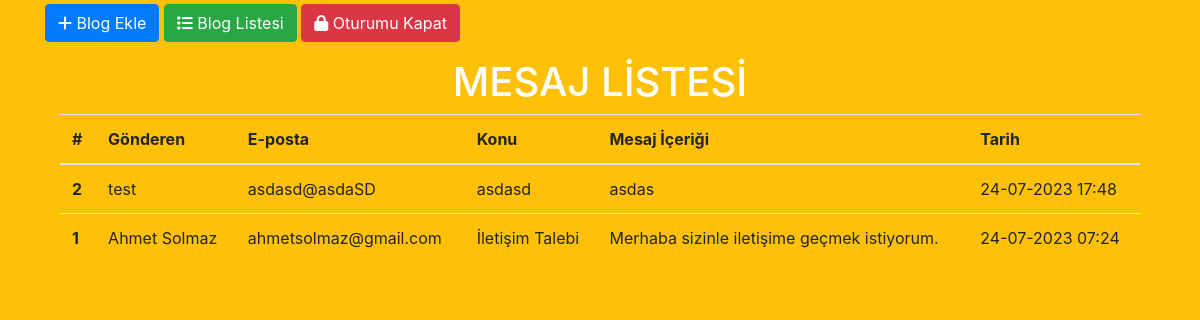
Screenshot of /admin/mesajlar.php (signed in) with the database file from the repository.
### tables this page shows
CREATE TABLE "mesajlar" (
	"id"	INTEGER,
	"isim"	TEXT,
	"mail"	TEXT,
	"konu"	TEXT,
	"mesaj"	TEXT,
	"tarih"	TEXT,
	PRIMARY KEY("id")
);

### admin/mesajlar.php (the view, shortened to what this page needs)
<?php
$pdo = new PDO('sqlite:../veritabani.db');
?>
<!DOCTYPE html>
<html>
<head>
	<link rel="stylesheet" type="text/css" href="https://cdn.jsdelivr.net/npm/bootstrap@4.6.2/dist/css/bootstrap.min.css">
	<link rel="stylesheet" href="https://cdnjs.cloudflare.com/ajax/libs/font-awesome/6.4.0/css/all.min.css" />
</head>
<body class="bg-warning">
	<div class="container">
		<div class="row ">
			<div class="col-lg-12 mx-auto">
				<a href="blog-ekle.php" class="btn btn-primary mt-1 mb-2"><i class="fa fa-plus"></i> Blog Ekle</a>
				<a href="index.php" class="btn btn-success mt-1 mb-2"><i class="fa fa-list"></i> Blog Listesi</a>
				<?php
				if (isset($_SESSION['oturum'])) { ?>
					<a href="cikis.php" class="btn btn-danger mt-1 mb-2"><i class="fa fa-lock"></i> Oturumu Kapat</a>
				<?php } ?>
				<div class = "container">
					<h1 class="text-white text-center mt-2">MESAJ LİSTESİ</h1>
					<table class="table">
						<thead>
							<tr>
								<th scope="col">#</th>
								<th scope="col">Gönderen</th>
								<th scope="col">E-posta</th>
								<th scope="col">Konu</th>
								<th scope="col">Mesaj İçeriği</th>
								<th scope="col">Tarih</th>
							</tr>
						</thead>
						<tbody>
							<?php
							$select = "SELECT * FROM mesajlar ORDER BY id DESC";
							$stmt = $pdo->prepare($select);
							$stmt->execute();
							$results = $stmt->fetchAll(PDO::FETCH_ASSOC);
							foreach($results as $row) { ?>
								<tr>
									<th scope="row"><?php echo $row['id']; ?></th>
									<td><?php echo $row['isim']; ?></td>
									<td><?php echo $row['mail']; ?></td>
									<td><?php echo $row['konu']; ?></td>
									<td><?php echo $row['mesaj']; ?></td>
									<td><?php echo $row['tarih']; ?></td>
								</tr>
							<?php } ?>
						</tbody>
					</table>
				</div>
			</div>
		</div>
	</div>
</body>
</html>

### rows the page displays
mesajlar: id "2", isim "test", mail "asdasd@asdaSD", konu "asdasd", mesaj "asdas", tarih "24-07-2023 17:48"
mesajlar: id "1", isim "Ahmet Solmaz", mail "ahmetsolmaz@gmail.com", konu "İletişim Talebi", mesaj "Merhaba sizinle iletişime geçmek istiyorum.", tarih "24-07-2023 07:24"
